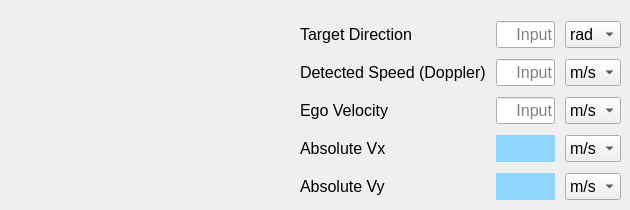
      <widget class="QWidget" name="tab_33">
       <attribute name="title">
        <string>Doppler Detection to Abs Dynamics</string>
       </attribute>
       <widget class="QWidget" name="gridLayoutWidget_35">
        <property name="geometry">
         <rect>
          <x>300</x>
          <y>20</y>
          <width>321</width>
          <height>181</height>
         </rect>
        </property>
        <layout class="QGridLayout" name="gridLayout_35">
         <property name="spacing">
          <number>10</number>
         </property>
         <item row="3" column="2">
          <widget class="QComboBox" name="comboBox_dda_vx">
           <property name="font">
            <font>
             <pointsize>12</pointsize>
             <bold>false</bold>
            </font>
           </property>
           <item>
            <property name="text">
             <string>m/s</string>
            </property>
           </item>
           <item>
            <property name="text">
             <string>kph</string>
            </property>
           </item>
          </widget>
         </item>
         <item row="0" column="1">
          <widget class="QLineEdit" name="input_dda_dir">
           <property name="font">
            <font>
             <pointsize>12</pointsize>
             <bold>false</bold>
            </font>
           </property>
           <property name="alignment">
            <set>Qt::AlignRight|Qt::AlignTrailing|Qt::AlignVCenter</set>
           </property>
           <property name="dragEnabled">
            <bool>true</bool>
           </property>
           <property name="placeholderText">
            <string>Input</string>
           </property>
          </widget>
         </item>
         <item row="2" column="1">
          <widget class="QLineEdit" name="input_dda_vego">
           <property name="font">
            <font>
             <pointsize>12</pointsize>
             <bold>false</bold>
            </font>
           </property>
           <property name="alignment">
            <set>Qt::AlignRight|Qt::AlignTrailing|Qt::AlignVCenter</set>
           </property>
           <property name="dragEnabled">
            <bool>true</bool>
           </property>
           <property name="placeholderText">
            <string>Input</string>
           </property>
          </widget>
         </item>
         <item row="0" column="2">
          <widget class="QComboBox" name="comboBox_dda_dir">
           <property name="font">
            <font>
             <pointsize>12</pointsize>
             <bold>false</bold>
            </font>
           </property>
           <item>
            <property name="text">
             <string>rad</string>
            </property>
           </item>
           <item>
            <property name="text">
             <string>deg</string>
            </property>
           </item>
          </widget>
         </item>
         <item row="4" column="1">
          <widget class="QLabel" name="output_dda_vy">
           <property name="font">
            <font>
             <pointsize>12</pointsize>
             <bold>false</bold>
            </font>
           </property>
           <property name="styleSheet">
            <string notr="true">QLabel{background-color: rgb(145, 216, 255)}</string>
           </property>
           <property name="text">
            <string/>
           </property>
           <property name="alignment">
            <set>Qt::AlignRight|Qt::AlignTrailing|Qt::AlignVCenter</set>
           </property>
          </widget>
         </item>
         <item row="3" column="0">
          <widget class="QLabel" name="label_189">
           <property name="font">
            <font>
             <pointsize>12</pointsize>
             <bold>false</bold>
            </font>
           </property>
           <property name="text">
            <string>Absolute Vx</string>
           </property>
          </widget>
         </item>
         <item row="1" column="1">
          <widget class="QLineEdit" name="input_dda_vdetected">
           <property name="font">
            <font>
             <pointsize>12</pointsize>
             <bold>false</bold>
            </font>
           </property>
           <property name="alignment">
            <set>Qt::AlignRight|Qt::AlignTrailing|Qt::AlignVCenter</set>
           </property>
           <property name="dragEnabled">
            <bool>true</bool>
           </property>
           <property name="placeholderText">
            <string>Input</string>
           </property>
          </widget>
         </item>
         <item row="1" column="0">
          <widget class="QLabel" name="label_185">
           <property name="font">
            <font>
             <pointsize>12</pointsize>
             <bold>false</bold>
            </font>
           </property>
           <property name="text">
            <string>Detected Speed (Doppler)</string>
           </property>
          </widget>
         </item>
         <item row="2" column="0">
          <widget class="QLabel" name="label_187">
           <property name="font">
            <font>
             <pointsize>12</pointsize>
             <bold>false</bold>
            </font>
           </property>
           <property name="text">
            <string>Ego Velocity</string>
           </property>
          </widget>
         </item>
         <item row="4" column="0">
          <widget class="QLabel" name="label_186">
           <property name="font">
            <font>
             <pointsize>12</pointsize>
             <bold>false</bold>
            </font>
           </property>
           <property name="text">
            <string>Absolute Vy</string>
           </property>
          </widget>
         </item>
         <item row="4" column="2">
          <widget class="QComboBox" name="comboBox_dda_vy">
           <property name="font">
            <font>
             <pointsize>12</pointsize>
             <bold>false</bold>
            </font>
           </property>
           <item>
            <property name="text">
             <string>m/s</string>
            </property>
           </item>
           <item>
            <property name="text">
             <string>kph</string>
            </property>
           </item>
          </widget>
         </item>
         <item row="2" column="2">
          <widget class="QComboBox" name="comboBox_dda_vego">
           <property name="font">
            <font>
             <pointsize>12</pointsize>
             <bold>false</bold>
            </font>
           </property>
           <item>
            <property name="text">
             <string>m/s</string>
            </property>
           </item>
           <item>
            <property name="text">
             <string>kph</string>
            </property>
           </item>
          </widget>
         </item>
         <item row="0" column="0">
          <widget class="QLabel" name="label_188">
           <property name="font">
            <font>
             <pointsize>12</pointsize>
             <bold>false</bold>
            </font>
           </property>
           <property name="text">
            <string>Target Direction</string>
           </property>
          </widget>
         </item>
         <item row="3" column="1">
          <widget class="QLabel" name="output_dda_vx">
           <property name="font">
            <font>
             <pointsize>12</pointsize>
             <bold>false</bold>
            </font>
           </property>
           <property name="styleSheet">
            <string notr="true">QLabel{background-color: rgb(145, 216, 255)}</string>
           </property>
           <property name="text">
            <string/>
           </property>
           <property name="alignment">
            <set>Qt::AlignRight|Qt::AlignTrailing|Qt::AlignVCenter</set>
           </property>
          </widget>
         </item>
         <item row="1" column="2">
          <widget class="QComboBox" name="comboBox_dda_vdetected">
           <property name="font">
            <font>
             <pointsize>12</pointsize>
             <bold>false</bold>
            </font>
           </property>
           <item>
            <property name="text">
             <string>m/s</string>
            </property>
           </item>
           <item>
            <property name="text">
             <string>kph</string>
            </property>
           </item>
          </widget>
         </item>
        </layout>
       </widget>
      </widget>
